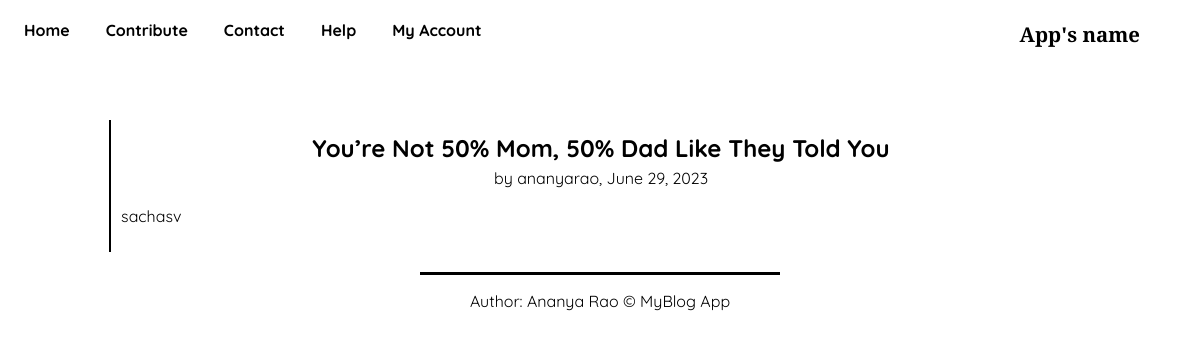
The page /read/youre-not-50-mom-50-dad-like-they-told-you on the database its author committed.
### myapp/models.py (models this page shows, shortened)
class BlogModel(models.Model):
    user = models.ForeignKey(User, blank=True, null=True, on_delete=models.CASCADE)
    title = models.CharField(max_length=1000)
    content = FroalaField()
    pub_date = models.DateField()
    category = models.CharField(max_length=100)
    slug = models.SlugField(max_length=1000, null=True, blank=True)
    created_at = models.DateTimeField(auto_now_add=True)
    upload_to = models.DateTimeField(auto_now=True)

### myapp/views.py (the view)
# urls.py: path('read/<slug>', views.read, name="read"),
def read(request, slug):
    blog = BlogModel.objects.filter(slug = slug).first()
    context = {
        'blog' : blog
    }
    return render(request, 'read.html', context)

### templates/read.html (shortened to what this page needs)
{% extends 'base.html' %}
{% block body %}
 <div class="read-article-body">
    <div class="read-article">
        <div class="title"><h2 style="margin:3px 0;">{{blog.title}}</h2></div>
        <div class="author-date"><p style="margin:2px 0;"> by {{blog.user.username}}, {{blog.pub_date}}</p></div>
        <div class="the-article">
            {{blog.content|safe}}
        </div>
    </div>
 </div>
{% endblock body %}

### rows shown on the page
BlogModel: title "You’re Not 50% Mom, 50% Dad Like They Told You", user.username "ananyarao", pub_date "June 29, 2023", content "sachasv"
